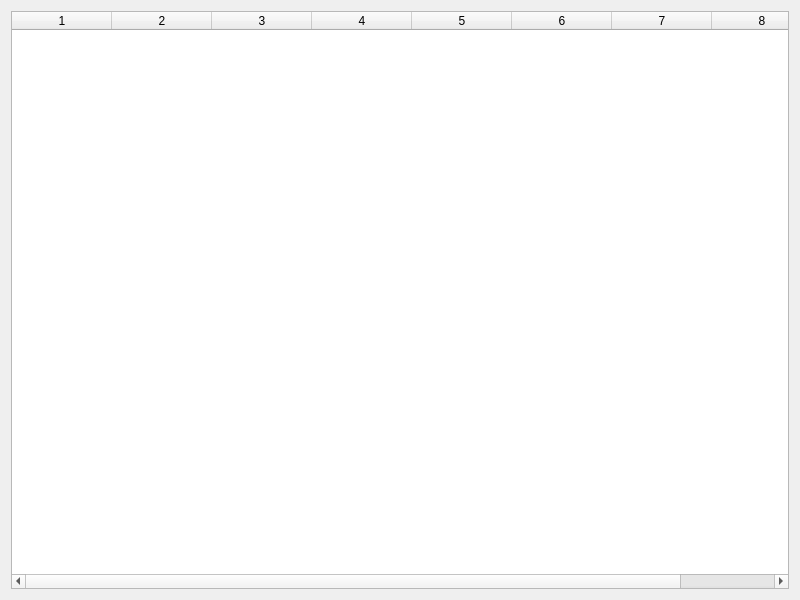
<?xml version="1.0" encoding="UTF-8"?>
<ui version="4.0">
 <class>Widget</class>
 <widget class="QWidget" name="Widget">
  <property name="geometry">
   <rect>
    <x>0</x>
    <y>0</y>
    <width>800</width>
    <height>600</height>
   </rect>
  </property>
  <property name="windowTitle">
   <string>Widget</string>
  </property>
  <layout class="QVBoxLayout" name="verticalLayout">
   <item>
    <widget class="QTableWidget" name="tableWidget">
     <property name="columnCount">
      <number>8</number>
     </property>
     <column/>
     <column/>
     <column/>
     <column/>
     <column/>
     <column/>
     <column/>
     <column/>
    </widget>
   </item>
  </layout>
 </widget>
 <resources/>
 <connections/>
</ui>
